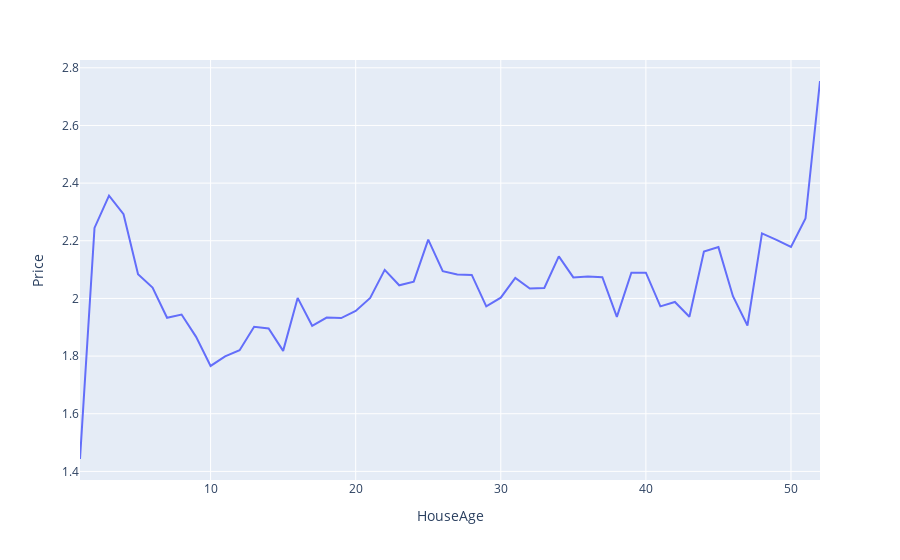

Here is the notebook cell this chart was saved with:
### Code cell
# Visualize average Price vs. HouseAge
mean_price_per_houseage = dataset_houses.groupby('HouseAge')['Price'].mean().reset_index()
mean_price_per_houseage.head()

px.line(mean_price_per_houseage, x = 'HouseAge', y = 'Price')

### Figure 1 — Plotly figure (JSON) as saved in the notebook; plotly's stock layout.template omitted (floating-point values rounded to 4 significant figures)
{"data": [{"hovertemplate": "HouseAge=%{x}<br>Price=%{y}<extra></extra>", "legendgroup": "", "line": {"color": "#636efa", "dash": "solid"}, "marker": {"symbol": "circle"}, "mode": "lines", "name": "", "orientation": "v", "showlegend": false, "type": "scatter", "x": [1, 2, 3, 4, 5, 6, 7, 8, 9, 10, 11, 12, 13, 14, 15, 16, 17, 18, 19, 20, 21, 22, 23, 24, 25, 26, 27, 28, 29, 30, 31, 32, 33, 34, 35, 36, 37, 38, 39, 40, 41, 42, 43, 44, 45, 46, 47, 48, 49, 50, 51, 52], "xaxis": "x", "y": [1.443, 2.245, 2.356, 2.292, 2.084, 2.038, 1.933, 1.944, 1.867, 1.766, 1.799, 1.82, 1.902, 1.896, 1.818, 2.002, 1.905, 1.934, 1.932, 1.957, 2.002, 2.099, 2.046, 2.058, 2.204, 2.095, 2.083, 2.082, 1.972, 2.003, 2.071, 2.034, 2.036, 2.146, 2.073, 2.076, 2.074, 1.936, 2.089, 2.089, 1.973, 1.988, 1.936, 2.162, 2.178, 2.008, 1.906, 2.226, 2.203, 2.179, 2.277, 2.754], "yaxis": "y"}], "layout": {"legend": {"tracegroupgap": 0}, "margin": {"t": 60}, "xaxis": {"anchor": "y", "domain": [0, 1], "title": {"text": "HouseAge"}}, "yaxis": {"anchor": "x", "domain": [0, 1], "title": {"text": "Price"}}}}
